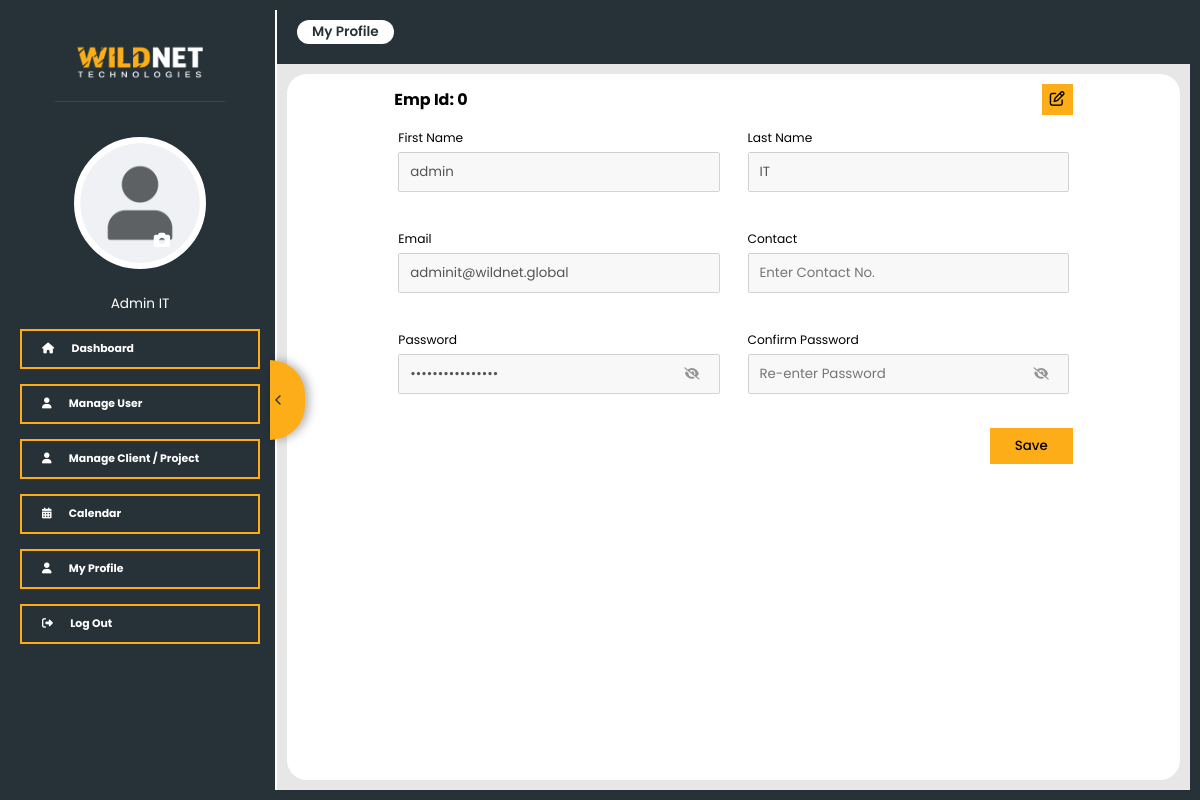
The app's page /profile.php (signed in) with its own data.
### tables this page shows
CREATE TABLE `employee` (
  `emp_id` int(11) NOT NULL,
  `name` varchar(300) NOT NULL,
  `email` varchar(300) NOT NULL,
  `password` varchar(300) NOT NULL,
  `role` varchar(40) NOT NULL DEFAULT 'executive',
  `dept_id` int(5) NOT NULL DEFAULT '0',
  `subdept_id` int(5) DEFAULT NULL,
  `rm_id` int(11) NOT NULL DEFAULT '1',
  `doj` date NOT NULL DEFAULT '2001-01-01',
  `leaves` int(5) NOT NULL DEFAULT '0',
  `contact` varchar(10) DEFAULT NULL,
  `profile_photo` varchar(300) DEFAULT NULL,
  `status` tinyint(1) NOT NULL DEFAULT '1'
);

### classes/Employee.php (called while the page is built, shortened)
<?php
class Employee
{
    private $conn;
    public function __construct($conn)
    {
        $this->conn = $conn;
    }
    public function getEmployeeById($id)
    {
        $stmt = $this->conn->prepare('SELECT e.*, d.dept_name FROM employee e left join department d on e.dept_id = d.dept_id WHERE emp_id = ?');
        $stmt->bind_param('i', $id);
        $stmt->execute();
        return $stmt->get_result()->fetch_assoc();
    }
}

### profile.php (the view, shortened to what this page needs)
<?php
require_once 'config/config.php';
require_once 'classes/Employee.php';
$emp_id = $_SESSION['emp_id'];
$empObj = new Employee($conn);
$employee = $empObj->getEmployeeById($emp_id);
?>
<!DOCTYPE html>
<html lang="en">
<head>
    <link rel="stylesheet" href="assets/css/index2.css">
    <link rel="stylesheet" href="https://cdnjs.cloudflare.com/ajax/libs/font-awesome/6.7.2/css/all.min.css" />
    <link rel="stylesheet" href="assets/css/style.css">
</head>
<body>
    <?php
    include_once "includes/sidebar-" . $employee['role'] . ".php";
    ?>
    <main>
        <div class="top-row">
            <div class="left">
                <h3>My Profile</h3>
            </div>
        </div>
        <div class="content-area">
            <div class="profile-container">
                <div class="row action-row">
                    <h3>Emp Id: <?= $employee['emp_id'] ?></h3>
                    <i class="edit-profile-btn fa-regular fa-pen-to-square" id="edit-profile-btn"></i>
                </div>
                <div class="row">
                    <div class="form-group">
                        <label for="first-name">First Name</label>
                        <input type="text" id="first-name" class="editable" name="first-name"
                            value="<?= explode(' ', $employee['name'])[0] ?>" placeholder="Enter First Name" required
                            disabled>
                    </div>
                    <div class="form-group">
                        <label for="last-name">Last Name</label>
                        <input type="text" id="last-name" class="editable" name="last-name"
                            value="<?= (explode(' ', $employee['name'])[1]) ?? '' ?>" placeholder="Enter Last Name"
                            required disabled>
                    </div>
                </div>
                <div class="row">
                    <div class="form-group">
                        <label for="email">Email</label>
                        <input type="text" id="email" class="" name="email" value="<?= $employee['email'] ?>"
                            placeholder="Enter Email" required disabled>
                    </div>
                    <div class="form-group">
                        <label for="contact">Contact</label>
                        <input type="text" id="contact" class="editable" name="contact"
                            value="<?= $employee['contact'] ?>" placeholder="Enter Contact No." required disabled>
                    </div>
                </div>
                <div class="row">
                    <div class="form-group">
                        <label for="password">Password</label>
                        <div class="password-wrapper">
                            <input type="password" id="password" class="editable" name="password"
                                value="<?= $employee['password'] ?>" placeholder="Enter Password" required disabled>
                            <span class="eye-icon"><i class="fa-solid fa-eye-slash"></i></span>
                        </div>
                    </div>
                    <div class="form-group">
                        <label for="confirm-password">Confirm Password</label>
                        <div class="password-wrapper">
                            <input type="password" id="confirm-password" class="editable" name="confirm-password"
                                value="" placeholder="Re-enter Password" required disabled>
                            <span class="eye-icon"><i class="fa-solid fa-eye-slash"></i></span>
                        </div>
                    </div>
                </div>
                <div class="row bottom-row">
                    <button class="save-profile-btn" id="save-profile-btn">Save</button>
                </div>
            </div>
        </div>
    </main>
</body>
</html>
</body>
</html>

### includes/sidebar-admin.php (shortened to what this page needs)
<aside>
    <nav class="sidenav">
        <div class="nav-tabs">
            <button id="sidebar-toggle-btn" title="Toggle Sidebar"><i class="fa-solid fa-chevron-left"></i></button>
            <div class="sidebar-logo">
                <a href="dashboard-admin">
                    <img src="assets/images/wnet-image.png" class="full-logo" alt="WildNet logo">
                </a>
            </div>
            <div class="profile-img">
                <img src="<?= $employee['profile_photo'] ?>" id="profile-image" alt="profile-img"
                    onerror="this.onerror=null; this.src='assets/images/profile-picture.png';">
                <i class="fa-solid fa-camera"></i>
            </div>
            <div class="profile-head">
                <h4><?= $employee['name'] ?></h4>
            </div>
            <a href="dashboard-admin" class="tab">
                <i class="fa-solid fa-house"></i> <span>Dashboard</span>
            </a>
            <a href="manage-user" class="tab">
                <i class="fa-solid fa-user"></i> <span>Manage User</span>
            </a>
            <a href="manage-client" class="tab">
                <i class="fa-solid fa-user"></i> <span>Manage Client / Project</span>
            </a>
            <a href="calendar" class="tab">
                <i class="fa-solid fa-calendar-days"></i> <span>Calendar</span>
            </a>
            <a href="profile" class="tab">
                <i class="fa-solid fa-user"></i> <span>My Profile</span>
            </a>
            <a class="tab" id="logout-link">
                <i class="fa-solid fa-right-from-bracket"></i> <span>Log Out</span>
            </a>
        </div>
    </nav>
</aside>

### profile.php (style rules this page uses)
body { user-select: none; }

### records on screen
employee: name "Admin IT", emp_id "0", first-name "admin", last-name "IT", email "adminit@wildnet.global"
